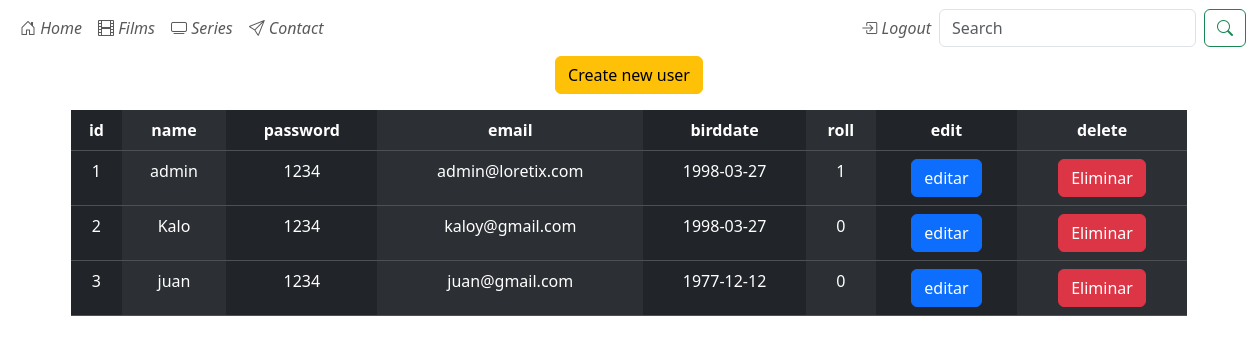
The page /admin/users/showAll (signed in) on the database as committed earlier.
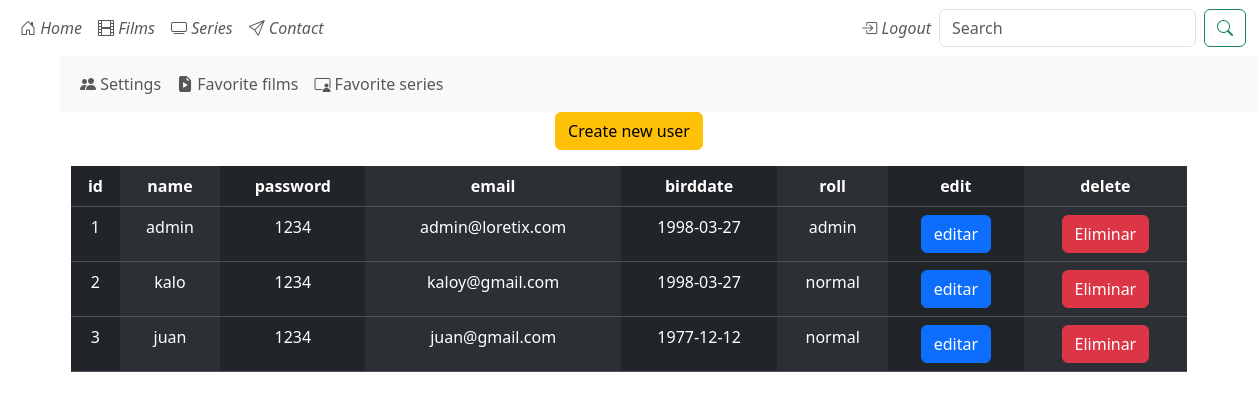
The same page on the database as committed later.
### tables this page shows
CREATE TABLE users (
                                    id INTEGER PRIMARY KEY AUTOINCREMENT,
                                    name varchar(255),
                                    password varchar(255),
                                    email varchar(50),
                                    birddate date,
                                    rol varchar(20) default 'normal'
                            );

### main.py (the view)
@app.route("/admin/users/showAll")
def show_all_user_admin():
    if 'name' not in session:
        if session["rol"] != "admin":
            return redirect("/login")
    users=sqlite_users.get_all_users()
    return render_template("admin/users/showAll.html",users=users)

### data/sqliteClient.py (called while the page is built, shortened)
    def connect(self):
        incializar_bd=False
        if not os.path.exists(self.SQLITE_DB):
            incializar_bd=True
        try:
            self.connection=sqlite3.connect(self.SQLITE_DB, check_same_thread=False)
            self.cursor=self.connection.cursor()
            self.cursor("PRAGMA foreign_keys=ON")
            self.connection.commit()
        except Exception as e:
            print("Exception: ", e)

    def close(self):
        if self.connection!=None:
            self.connection.close()

### data/sqliteUsers.py (called while the page is built)
    def get_all_users(self):
        self.sqliteClient.cursor.execute("SELECT * FROM users")
        return self.sqliteClient.cursor.fetchall()

### main.py (called while the page is built)
@app.before_request
def before_request_func():
    database.connect()

@app.after_request
def after_request_func(response):
    database.close()
    return response

### templates/admin/users/showAll.html (shortened to what this page needs)
{% extends "base.html" %}
{% block content %}
{% set delete_to_user=-1 %}
<div class="container text-center">
    <a href="/admin/users/form_create" class="btn btn-warning">Create new user</a>
    <div class="row">
        <div class="col md-6 mx-auto mt-3">
            <table class="table table-dark table-striped-columns">
                <thead>
                    <tr>
                        <th>id</th>
                        <th>name</th>
                        <th>password</th>
                        <th>email</th>
                        <th>birddate</th>
                        <th>roll</th>
                        <th>edit</th>
                        <th>delete</th>
                    </tr>
                </thead>
                    <tbody>
                        {%for user in users %}
                        <tr>
                            <td>{{user[0]}}</td>
                            <td>{{user[1]}}</td>
                            <td>{{user[2]}}</td>
                            <td>{{user[3]}}</td>
                            <td>{{user[4]}}</td>
                            <td>{{user[5]}}</td>
                            <td>
                                <form action="/admin/users/form_update" method="post">
                                <button type="submit" class="btn btn-primary">editar</button>
                                </form>
                            </td>
                            <td>
                                {% set delete_to_user=user[0] %}
                                <button type="button" class="btn btn-danger" data-bs-toggle="modal" data-bs-target="#exampleModal{{delete_to_user}}">
                                    Eliminar
                                </button>
                            </td>
                        </tr>
                        {% endfor %}
                    </tbody>
            </table>
        </div>
    </div>
</div>
{% endblock %}

Rows that differ between the two databases and show on the page:
changed users "admin": rol "1" → "admin"
changed users "kaloy@gmail.com": name "Kalo" → "kalo"; rol "0" → "normal"
changed users "juan": rol "0" → "normal"
Other text that changed with them:
text now shown: "Settings Favorite films Favorite series"
